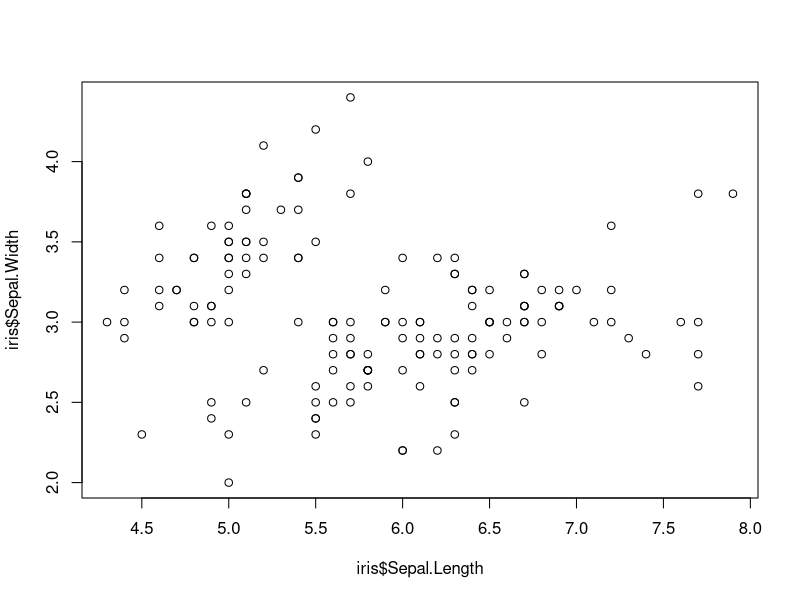
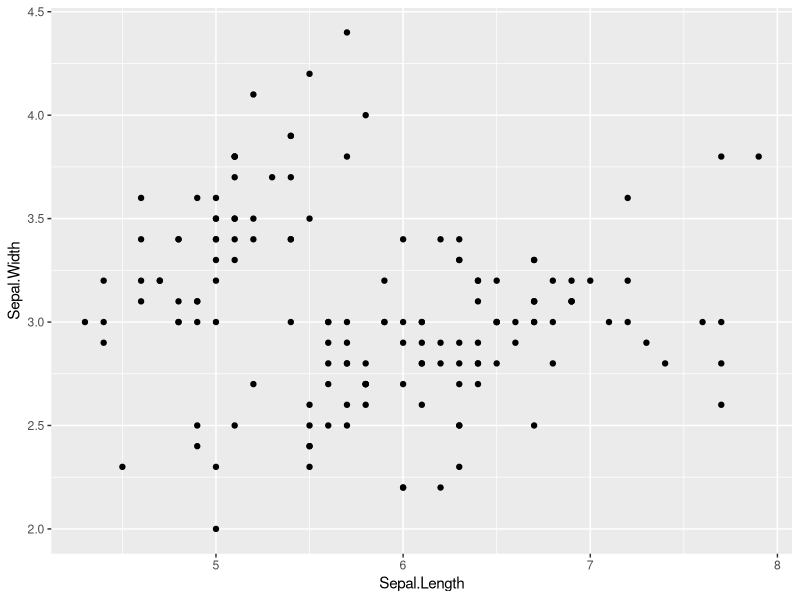
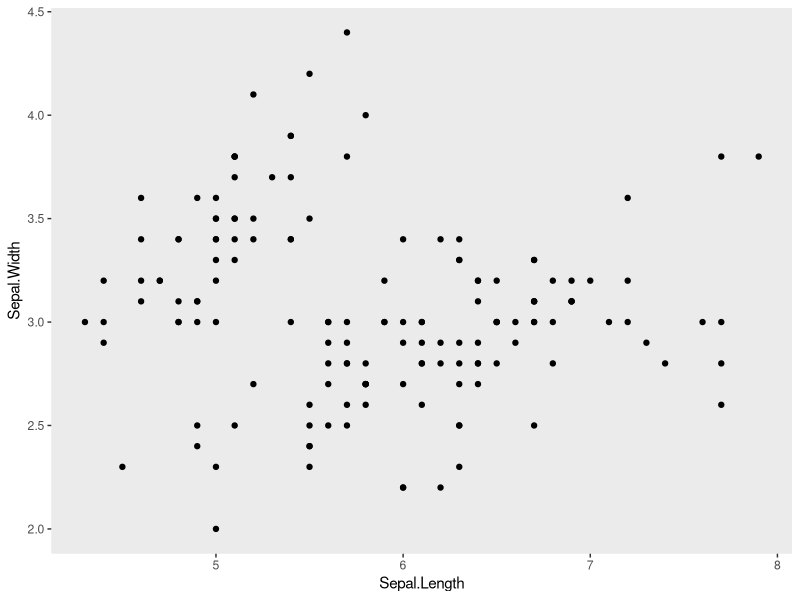

The R source for these figures, in order:
#use built in iris dataset
#take a look at it 
head(iris)
#load in some tidyverse packages
install.packages(c("dplyr"))
install.packages(c("ggplot2"))

library(dplyr)
library(ggplot2)

#####################################
##### Part 1: for loops         #####
#####################################

#Using only data for iris versicolor
#write a for loop
#that produces a regression table
#for each of the following relationships
#1. iris  sepal length x width
#2. iris  petal length x width
#3. iris sepal length x petal length

# hint: consider using a list, and also new vectors for regression variables

flower <- iris[iris$Species == "versicolor",]
firstVec <- list(flower$Sepal.Length, flower$Petal.Length, flower$Sepal.Length)
secondVec <- list(flower$Sepal.Width, flower$Petal.Width, flower$Petal.Length)
fit <- list()

for (i in 1:3) {
  fit[i] <- lm(unlist(firstVec[i]) ~ unlist(secondVec[i]))
}

#####################################
##### Part 2: data in dplyr     #####
#####################################

#use dplyr to join data of maximum height
#to a new iris data frame
height <- data.frame(Species = c("virginica","setosa","versicolor"),
                     Height.cm = c(60,100,11.8))

joined_height <- full_join(iris, height)

#####################################
##### Part 3: plots in ggplot2  #####
#####################################

#look at base R scatter plot
plot(iris$Sepal.Length,iris$Sepal.Width)

#3a. now make the same plot in ggplot
ggplot(iris, aes(Sepal.Length, Sepal.Width)) +
  geom_point() 

#3b. make a scatter plot with ggplot and get rid of  busy grid lines
ggplot(iris, aes(Sepal.Length, Sepal.Width)) +
  geom_point() + theme(panel.grid.major = element_blank(), panel.grid.minor = element_blank())

#3c. make a scatter plot with ggplot, remove grid lines, add a title and axis labels, 
#    show species by color, and make the point size proportional to petal length

#####################################
##### Question: how did         #####
##### arguments differ between  #####
##### plot and ggplot?          #####
#####################################